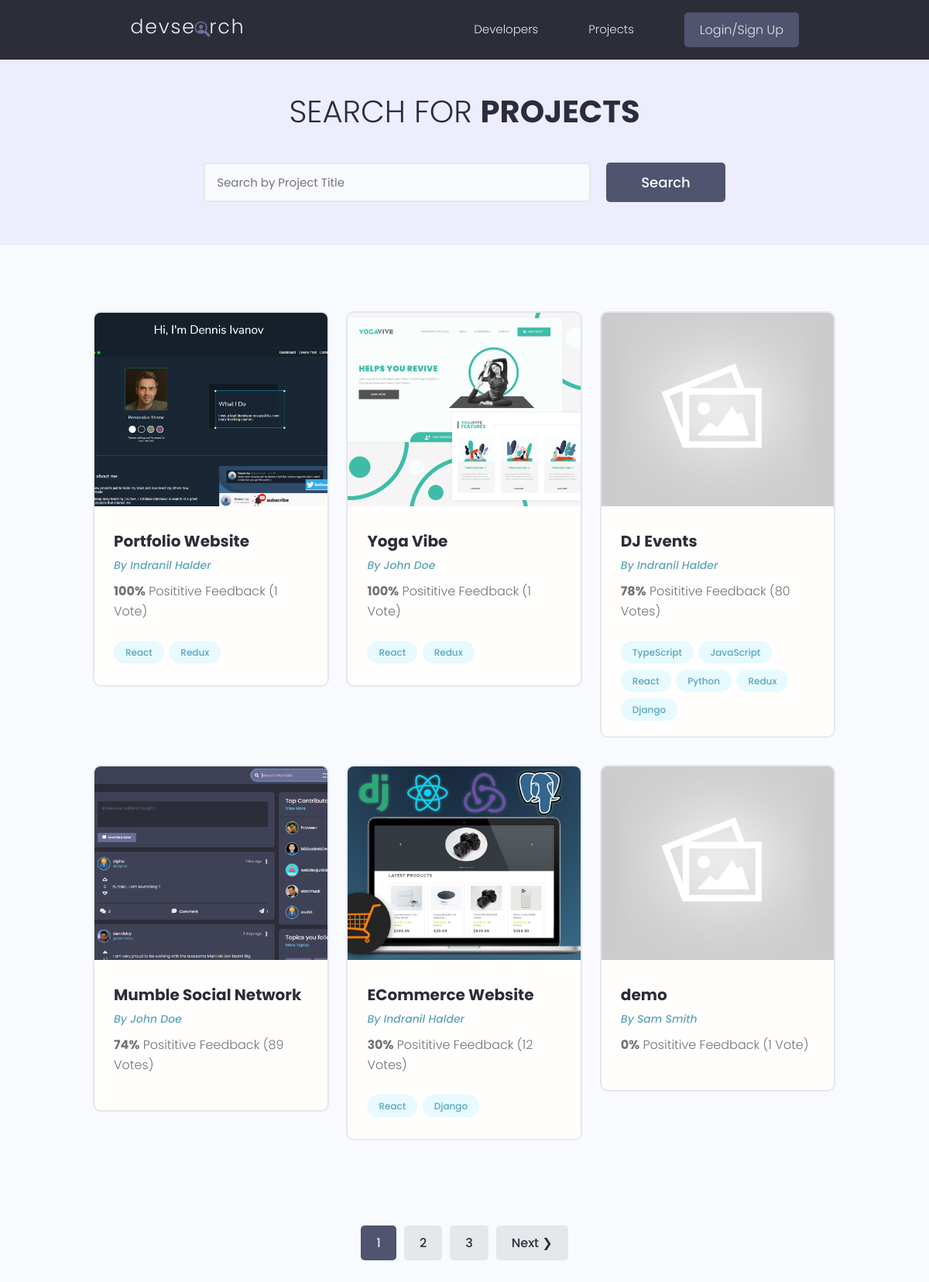
The app's page /projects/, older data.
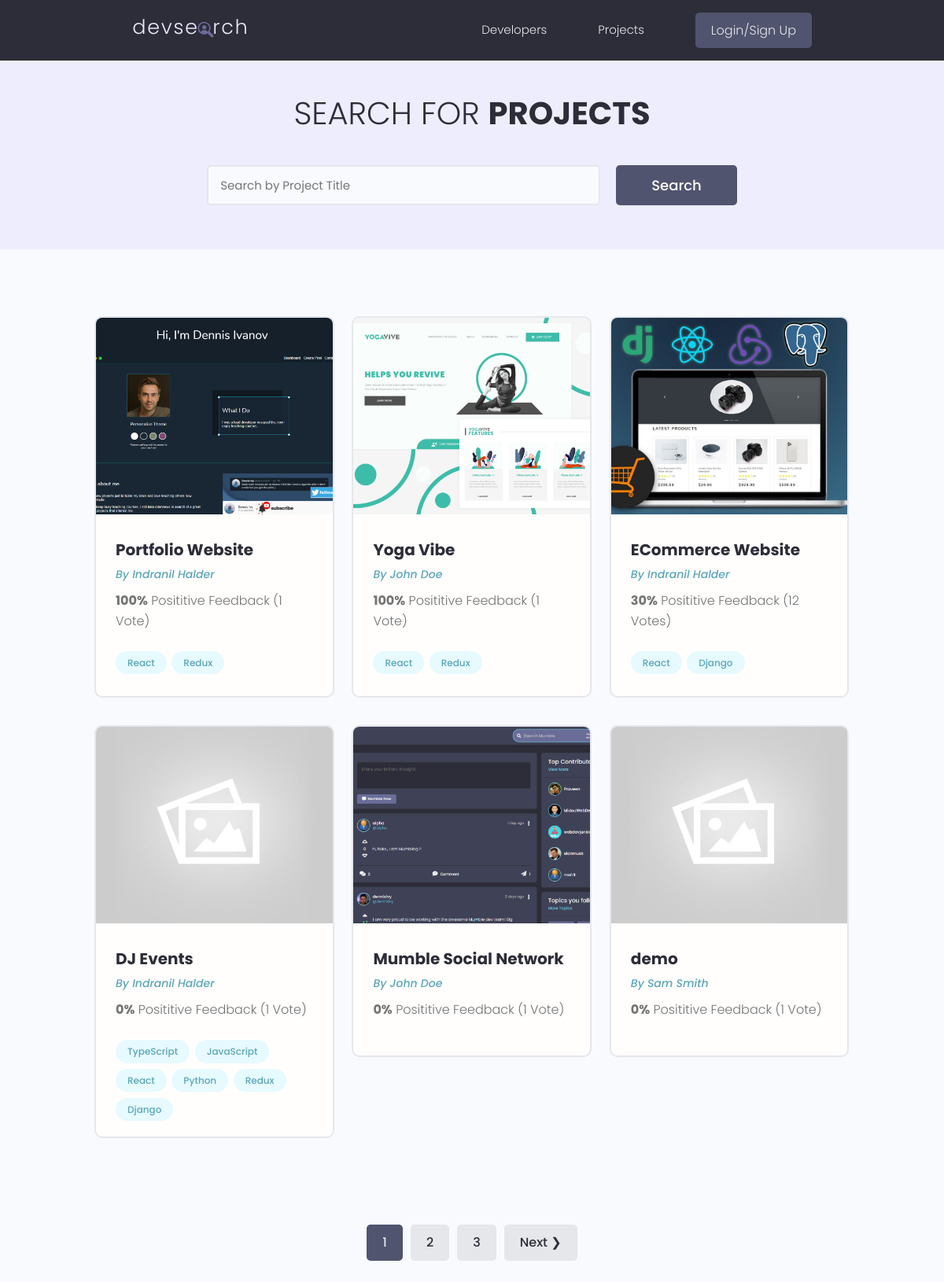
The same page, newer data.
### projects/models.py (models this page shows, shortened)
class Project(models.Model):
    owner = models.ForeignKey(
        Profile, null=True, blank=True, on_delete=models.CASCADE)
    title = models.CharField(max_length=200)
    description = models.TextField(null=True, blank=True)
    featured_image = models.ImageField(
        null=True, blank=True, default='default.jpg')
    demo_link = models.CharField(max_length=2000, null=True, blank=True)
    source_link = models.CharField(max_length=2000, null=True, blank=True)
    tags = models.ManyToManyField('Tag', blank=True)
    vote_total = models.IntegerField(default=0, null=True, blank=True)
    vote_ratio = models.IntegerField(default=0, null=True, blank=True)
    created = models.DateTimeField(auto_now_add=True)
    id = models.UUIDField(default=uuid.uuid4, unique=True,
                          primary_key=True, editable=False)
    class Meta:
        ordering = ['-vote_ratio', '-vote_total', 'title']
    @property
    def imageUrl(self):
        try:
            url = self.featured_image.url
        except:
            url = ""
        return url

class Tag(models.Model):
    name = models.CharField(max_length=200)
    created = models.DateTimeField(auto_now_add=True)
    id = models.UUIDField(default=uuid.uuid4, unique=True,
                          primary_key=True, editable=False)
    def __str__(self):
        return self.name

### users/models.py (models this page shows, shortened)
class Profile(models.Model):
    user = models.OneToOneField(
        User, on_delete=models.CASCADE, null=True, blank=True)
    name = models.CharField(max_length=200, blank=True, null=True)
    email = models.EmailField(max_length=500, blank=True, null=True)
    username = models.CharField(max_length=200, blank=True, null=True)
    location = models.CharField(max_length=200, blank=True, null=True)
    short_intro = models.CharField(max_length=200, blank=True, null=True)
    bio = models.TextField(blank=True, null=True)
    profile_image = models.ImageField(
        null=True, blank=True, upload_to='profiles/', default='profiles/user-default.png')
    social_github = models.CharField(max_length=200, blank=True, null=True)
    social_twitter = models.CharField(max_length=200, blank=True, null=True)
    social_linkedin = models.CharField(max_length=200, blank=True, null=True)
    social_youtube = models.CharField(max_length=200, blank=True, null=True)
    social_website = models.CharField(max_length=200, blank=True, null=True)
    created = models.DateTimeField(auto_now_add=True)
    id = models.UUIDField(default=uuid.uuid4, unique=True,
                          primary_key=True, editable=False)
    class Meta:
        ordering = ['created']

### projects/views.py (the view)
# urls.py: path('projects/', views.getProjects),
def projects(request):
    projects, search_query = searchProjects(request)
    custom_range, projects = paginateProjects(request, projects, 6)
    context = {'projects': projects, 'search_query': search_query,
               'custom_range': custom_range}
    return render(request, 'projects/projects.html', context)

### projects/utils.py (called while the page is built)
def paginateProjects(request, projects, results):
    page = request.GET.get('page')
    paginator = Paginator(projects, results)
    try:
        projects = paginator.page(page)
    except PageNotAnInteger:
        page = 1
        projects = paginator.page(page)
    except EmptyPage:
        page = paginator.num_pages
        projects = paginator.page(page)
    leftIndex = (int(page) - 4)
    if (leftIndex < 1):
        leftIndex = 1
    rightIndex = (int(page) + 5)
    if rightIndex > paginator.num_pages:
        rightIndex = paginator.num_pages + 1
    custom_range = range(leftIndex, rightIndex)
    return custom_range, projects

def searchProjects(request):
    search_query = ''
    if request.GET.get('search_query'):
        search_query = request.GET.get('search_query')
    tags = Tag.objects.filter(name__icontains=search_query)
    projects = Project.objects.distinct().filter(
        Q(title__icontains=search_query) |
        Q(description__icontains=search_query) |
        Q(owner__name__icontains=search_query) |
        Q(tags__in=tags)
    )
    return projects, search_query

### projects/templates/projects/projects.html (shortened to what this page needs)
{% extends 'main.html' %}
{% block content %}
  <main class="projects">
    <section class="hero-section text-center">
      <div class="container container--narrow">
        <div class="hero-section__box">
          <h2>Search for <span>Projects</span></h2>
        </div>
        <div class="hero-section__search">
          <form id="searchForm" class="form" action="{% url 'projects' %}" method="get">
            <div class="form__field">
              <input class="input input--text" id="formInput#search" type="text" name="search_query"
               value="{{ search_query }}" placeholder="Search by Project Title" />
            </div>
            <input class="btn btn--sub btn--lg" type="submit" value="Search" />
          </form>
        </div>
      </div>
    </section>
    <section class="projectsList">
      <div class="container">
        <div class="grid grid--three">
          {% for project in projects %}
          <div class="column">
            <div class="card project">
              <a href="{% url 'project' project.id %}" class="project">
                <img class="project__thumbnail" src="{{ project.imageUrl }}" alt="project thumbnail" />
                <div class="card__body">
                  <h3 class="project__title">{{ project.title }}</h3>
                  <p><a class="project__author" href="{% url 'user-profile' project.owner.id %}">By {{ project.owner.name }}</a></p>
                  <p class="project--rating">
                    <span style="font-weight: bold;">{{ project.vote_ratio }}%</span> Posititive
                    Feedback ({{ project.vote_total }} Vote{{project.vote_total|pluralize:"s"}})
                  </p>
                  <div class="project__tags">
                    {% for tag in project.tags.all %}
                    <span class="tag tag--pill tag--main">
                      <small>{{ tag }}</small>
                    </span>
                    {% endfor %}
                  </div>
                </div>
              </a>
            </div>
          </div>
          {% endfor %}
        </div>
      </div>
    </section>
    {% include 'pagination.html' with queryset=projects custom_range=custom_range %}
  </main>
{% endblock content %}

Row changes from the older to the newer data that the page shows:
shown differently, row unchanged: Project "ECommerce Website": moves up the list
changed Project "DJ Events": vote_ratio "78" → "0"; vote_total "80" → "1"
changed Project "Mumble Social Network": vote_ratio "74" → "0"; vote_total "89" → "1"
